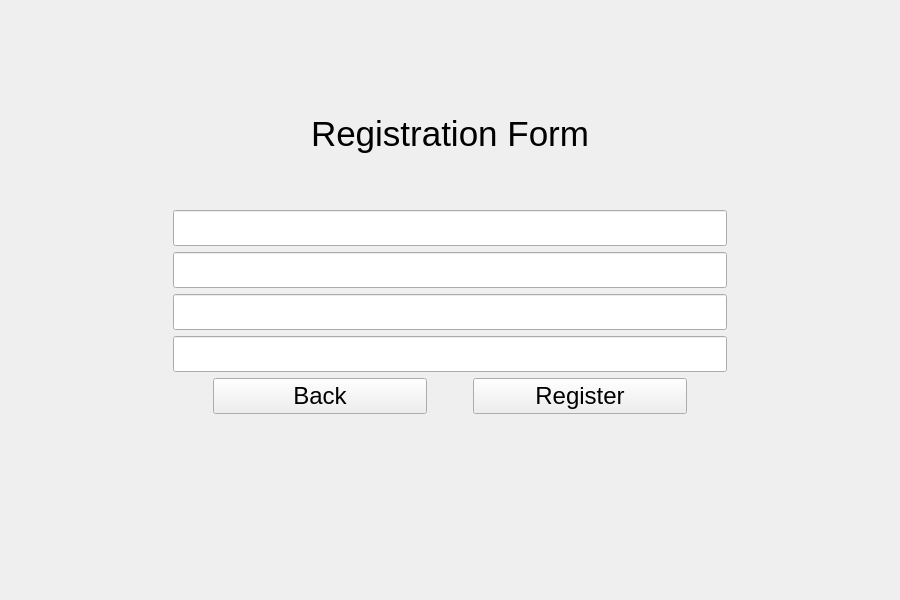
<?xml version="1.0" encoding="UTF-8"?>
<ui version="4.0">
 <class>Register</class>
 <widget class="QWidget" name="Register">
  <property name="geometry">
   <rect>
    <x>0</x>
    <y>0</y>
    <width>900</width>
    <height>600</height>
   </rect>
  </property>
  <property name="windowTitle">
   <string>Registration Form</string>
  </property>
  <layout class="QGridLayout" name="gridLayout">
   <item row="1" column="0">
    <spacer name="horizontalSpacer_5">
     <property name="orientation">
      <enum>Qt::Horizontal</enum>
     </property>
     <property name="sizeType">
      <enum>QSizePolicy::Expanding</enum>
     </property>
     <property name="sizeHint" stdset="0">
      <size>
       <width>116</width>
       <height>344</height>
      </size>
     </property>
    </spacer>
   </item>
   <item row="0" column="1">
    <spacer name="verticalSpacer_3">
     <property name="orientation">
      <enum>Qt::Vertical</enum>
     </property>
     <property name="sizeHint" stdset="0">
      <size>
       <width>631</width>
       <height>104</height>
      </size>
     </property>
    </spacer>
   </item>
   <item row="1" column="2">
    <spacer name="horizontalSpacer_6">
     <property name="orientation">
      <enum>Qt::Horizontal</enum>
     </property>
     <property name="sizeType">
      <enum>QSizePolicy::Expanding</enum>
     </property>
     <property name="sizeHint" stdset="0">
      <size>
       <width>114</width>
       <height>344</height>
      </size>
     </property>
    </spacer>
   </item>
   <item row="2" column="1">
    <spacer name="verticalSpacer_4">
     <property name="orientation">
      <enum>Qt::Vertical</enum>
     </property>
     <property name="sizeHint" stdset="0">
      <size>
       <width>634</width>
       <height>139</height>
      </size>
     </property>
    </spacer>
   </item>
   <item row="1" column="1">
    <layout class="QGridLayout" name="Registration_Form">
     <item row="5" column="1">
      <widget class="QLineEdit" name="rConfirmPassword">
       <property name="font">
        <font>
         <pointsize>18</pointsize>
        </font>
       </property>
      </widget>
     </item>
     <item row="3" column="1">
      <widget class="QLineEdit" name="rUsername">
       <property name="font">
        <font>
         <pointsize>18</pointsize>
        </font>
       </property>
      </widget>
     </item>
     <item row="7" column="1">
      <spacer name="verticalSpacer">
       <property name="orientation">
        <enum>Qt::Vertical</enum>
       </property>
       <property name="sizeType">
        <enum>QSizePolicy::Preferred</enum>
       </property>
       <property name="sizeHint" stdset="0">
        <size>
         <width>20</width>
         <height>40</height>
        </size>
       </property>
      </spacer>
     </item>
     <item row="1" column="1">
      <spacer name="verticalSpacer_2">
       <property name="orientation">
        <enum>Qt::Vertical</enum>
       </property>
       <property name="sizeType">
        <enum>QSizePolicy::Preferred</enum>
       </property>
       <property name="sizeHint" stdset="0">
        <size>
         <width>20</width>
         <height>40</height>
        </size>
       </property>
      </spacer>
     </item>
     <item row="0" column="1">
      <layout class="QHBoxLayout" name="Register_Title">
       <item>
        <spacer name="horizontalSpacer_7">
         <property name="orientation">
          <enum>Qt::Horizontal</enum>
         </property>
         <property name="sizeType">
          <enum>QSizePolicy::Preferred</enum>
         </property>
         <property name="sizeHint" stdset="0">
          <size>
           <width>40</width>
           <height>20</height>
          </size>
         </property>
        </spacer>
       </item>
       <item>
        <widget class="QLabel" name="label">
         <property name="font">
          <font>
           <pointsize>26</pointsize>
          </font>
         </property>
         <property name="styleSheet">
          <string notr="true"/>
         </property>
         <property name="text">
          <string>Registration Form</string>
         </property>
         <property name="alignment">
          <set>Qt::AlignCenter</set>
         </property>
        </widget>
       </item>
       <item>
        <spacer name="horizontalSpacer_8">
         <property name="orientation">
          <enum>Qt::Horizontal</enum>
         </property>
         <property name="sizeType">
          <enum>QSizePolicy::Preferred</enum>
         </property>
         <property name="sizeHint" stdset="0">
          <size>
           <width>40</width>
           <height>20</height>
          </size>
         </property>
        </spacer>
       </item>
      </layout>
     </item>
     <item row="4" column="1">
      <widget class="QLineEdit" name="rPassword">
       <property name="font">
        <font>
         <pointsize>18</pointsize>
        </font>
       </property>
      </widget>
     </item>
     <item row="6" column="1">
      <layout class="QHBoxLayout" name="horizontalLayout">
       <item>
        <spacer name="horizontalSpacer_3">
         <property name="orientation">
          <enum>Qt::Horizontal</enum>
         </property>
         <property name="sizeType">
          <enum>QSizePolicy::Preferred</enum>
         </property>
         <property name="sizeHint" stdset="0">
          <size>
           <width>40</width>
           <height>20</height>
          </size>
         </property>
        </spacer>
       </item>
       <item>
        <widget class="QPushButton" name="btn_Back">
         <property name="font">
          <font>
           <pointsize>18</pointsize>
          </font>
         </property>
         <property name="text">
          <string>Back</string>
         </property>
        </widget>
       </item>
       <item>
        <spacer name="horizontalSpacer_9">
         <property name="orientation">
          <enum>Qt::Horizontal</enum>
         </property>
         <property name="sizeType">
          <enum>QSizePolicy::Preferred</enum>
         </property>
         <property name="sizeHint" stdset="0">
          <size>
           <width>40</width>
           <height>20</height>
          </size>
         </property>
        </spacer>
       </item>
       <item>
        <widget class="QPushButton" name="btn_Register">
         <property name="font">
          <font>
           <pointsize>18</pointsize>
          </font>
         </property>
         <property name="text">
          <string>Register</string>
         </property>
        </widget>
       </item>
       <item>
        <spacer name="horizontalSpacer_4">
         <property name="orientation">
          <enum>Qt::Horizontal</enum>
         </property>
         <property name="sizeType">
          <enum>QSizePolicy::Preferred</enum>
         </property>
         <property name="sizeHint" stdset="0">
          <size>
           <width>40</width>
           <height>20</height>
          </size>
         </property>
        </spacer>
       </item>
      </layout>
     </item>
     <item row="1" column="2" rowspan="6">
      <spacer name="horizontalSpacer_2">
       <property name="orientation">
        <enum>Qt::Horizontal</enum>
       </property>
       <property name="sizeType">
        <enum>QSizePolicy::Preferred</enum>
       </property>
       <property name="sizeHint" stdset="0">
        <size>
         <width>40</width>
         <height>20</height>
        </size>
       </property>
      </spacer>
     </item>
     <item row="1" column="0" rowspan="6">
      <spacer name="horizontalSpacer">
       <property name="orientation">
        <enum>Qt::Horizontal</enum>
       </property>
       <property name="sizeType">
        <enum>QSizePolicy::Preferred</enum>
       </property>
       <property name="sizeHint" stdset="0">
        <size>
         <width>40</width>
         <height>20</height>
        </size>
       </property>
      </spacer>
     </item>
     <item row="2" column="1">
      <widget class="QLineEdit" name="rEmail">
       <property name="font">
        <font>
         <pointsize>18</pointsize>
        </font>
       </property>
       <property name="alignment">
        <set>Qt::AlignLeading|Qt::AlignLeft|Qt::AlignVCenter</set>
       </property>
      </widget>
     </item>
    </layout>
   </item>
  </layout>
 </widget>
 <resources/>
 <connections/>
</ui>
